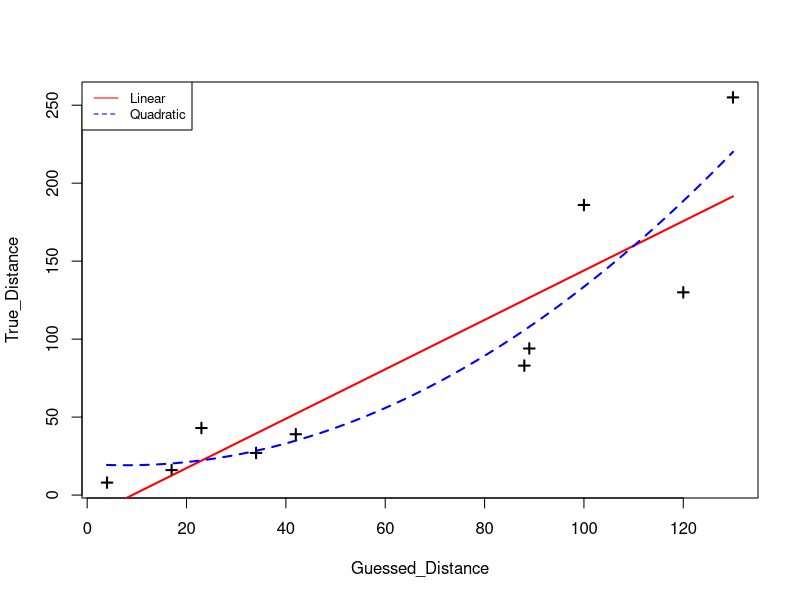

Here is the R script that generated this plot:
# you need to enter your own value
Guessed_Distance = c(42,
      34,
      17,
      88,
      120,
      130,
      4,
      23,
      89,
      100
)

True_Distance = c(39,
      27,
      16,
      83,
      130,
      255,
      8,
      43,
      94,
      186
)

Object = c( "Distance to Maps Box",
            "Base of Closest Magnolia Tree",
            "Lamp Post across sidewalk",
            "Lamp Post on Right at the end of sidewalk leading to horseshoe",
            "Base of Brick Wall",
            "Red fire hydrant to right",
            "Shortest distance to letters on Sidewalk",
            "Nearest point to manhole cover to left",
            "Closest corner to concrete square to righ",
            "Facing statue first tree past oval walkway"
)


#############################################################################
# we combine the data into one dataframe
dat = data.frame(cbind(Guessed_Distance,True_Distance))
# we create a new column
dat$Guessed_Distance_square = dat$Guessed_Distance^2

# get the linear model output
linear_model = lm(formula = True_Distance ~ Guessed_Distance,data=dat)
# get the linear model output
quadratic_model = lm(formula = True_Distance ~ Guessed_Distance + Guessed_Distance_square,data=dat)

# Part 2
#############################################################################
# generate data for plot
seq = seq(min(dat$Guessed_Distance), 
         max(dat$Guessed_Distance), 
         length.out = 100)
pred_dat = data.frame(cbind(seq,seq^2))
colnames(pred_dat) = c("Guessed_Distance","Guessed_Distance_square")
fitted_linear = predict(linear_model,newdata = pred_dat)
fitted_quadratic = predict(quadratic_model,newdata = pred_dat)

plot(True_Distance ~ Guessed_Distance, data = dat,pch=3,lwd=2)
with(pred_dat, lines(x = Guessed_Distance, y = fitted_linear,col="red",lwd= 2))
with(pred_dat, lines(x = Guessed_Distance, y = fitted_quadratic,col="blue",lwd= 2, lty=2))
legend("topleft", legend=c("Linear", "Quadratic"),
       col=c("red", "blue"), lty=1:2, cex=0.8)

summary(linear_model);summary(quadratic_model)
